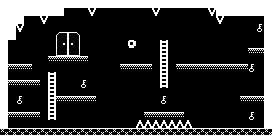

A level layout from a 2D game, rendered from its tile map. Below: a short description, then the map file with tile-grid data replaced by summaries:
An orthogonal 34x17 tile map with 8x8 px tiles, 2 tile layers (Tile Layer 1, background) and 2 objects (2x 0).

<map version="1.0" orientation="orthogonal" renderorder="right-down" width="34" height="17" tilewidth="8" tileheight="8" nextobjectid="15">
 <properties>
  <property name="color1" value="36" />
  <property name="color2" value="32" />
  <property name="emmitercolor" value="78" />
  <property name="enemycolor" value="41" />
  <property name="hudcolor" value="29" />
  <property name="music" value="1" />
  <property name="name" value="hello" />
  <property name="tilecolor" value="54" />
  <property name="upsidedown" value="0" />
 </properties>
 <tileset firstgid="1" name="tileset" tilewidth="8" tileheight="8">
  <image source="tileset.png" width="160" height="200" />
 </tileset>
 <layer name="Tile Layer 1" width="34" height="17">
  <properties>
   <property name="texture" value="tileset" />
  </properties>
  <data>[578 cells, 133 non-empty, 16 distinct tile ids]</data>
 </layer>
 <objectgroup name="enemy">
  <properties>
   <property name="_type" value="1" />
   <property name="sizex" value="16" />
   <property name="sizey" value="16" />
   <property name="speedx" value="10" />
   <property name="speedy" value="20" />
   <property name="texture" value="enemies_16x16" />
  </properties>
  <object id="12" type="0" x="152" y="82">
   <properties>
    <property name="adelay" value="400" />
    <property name="areverse" value="0" />
    <property name="offset" value="60" />
   </properties>
   <polyline points="12,-42 12,0" />
  </object>
  <object id="13" type="0" x="52" y="116">
   <polyline points="0,0 0,-44" />
  </object>
 </objectgroup>
 <layer name="background" width="34" height="17">
  <properties>
   <property name="texture" value="tileset" />
  </properties>
  <data>[578 cells, 76 non-empty, 12 distinct tile ids]</data>
 </layer>
</map>
